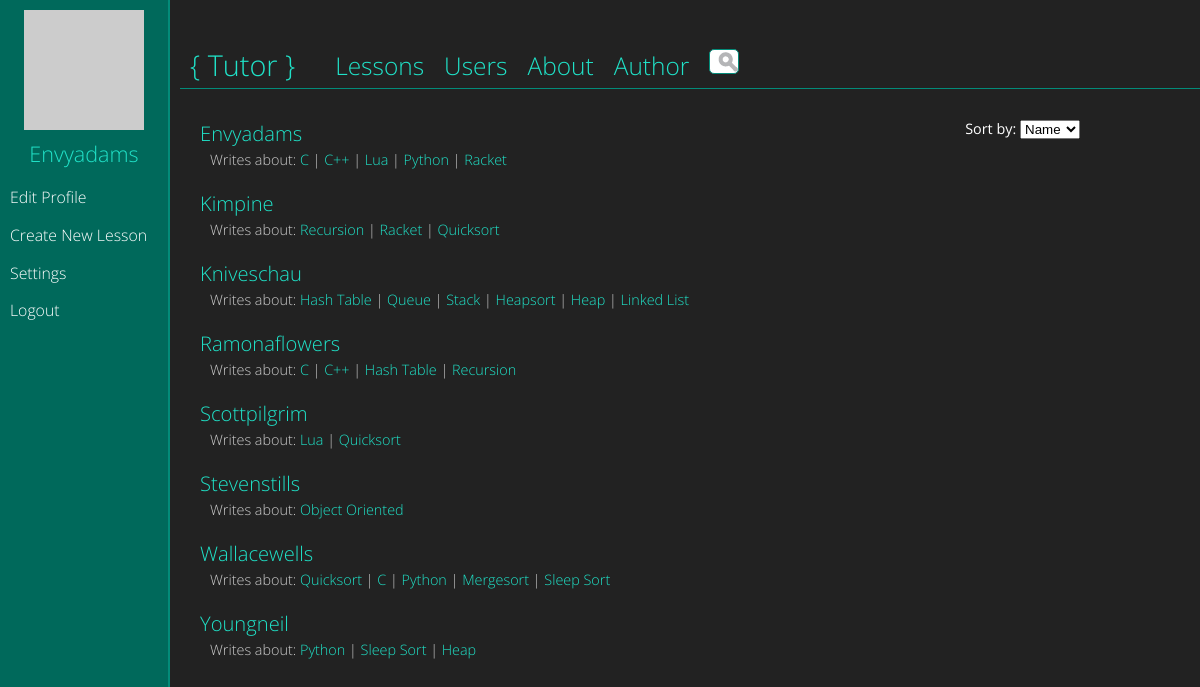
Before: /controller.php?action=displayusers&sort=name (signed in) with the older database file.
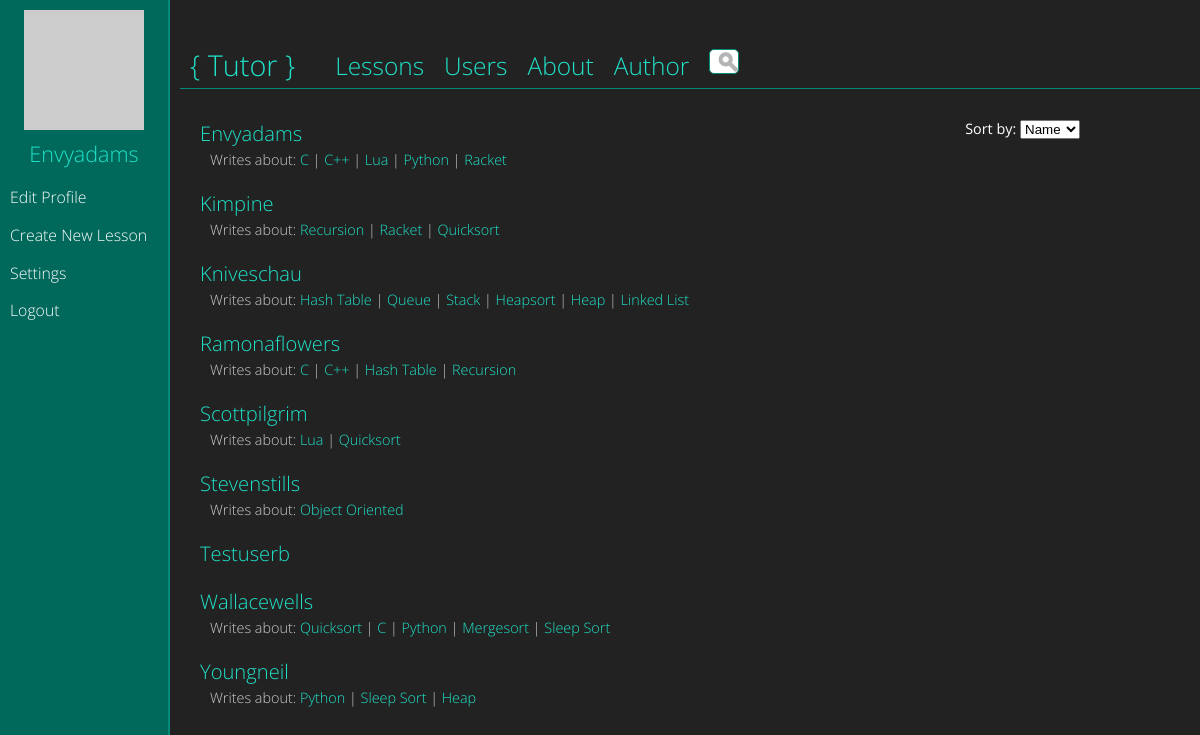
After: the same page with the newer database file.
### tables this page shows
CREATE TABLE IF NOT EXISTS `users` (
  `email` varchar(45) NOT NULL,
  `name` varchar(45) NOT NULL,
  `password` varchar(72) NOT NULL,
  `description` longtext NOT NULL,
  `twitter` varchar(45) NOT NULL,
  `facebook` varchar(45) NOT NULL,
  `flickr` varchar(45) NOT NULL,
  `userType` varchar(45) NOT NULL DEFAULT 'learner',
  PRIMARY KEY (`name`)
);

### displayUsers.php (the view, shortened to what this page needs)
<?php
function displayUsers($connection, $sort) {
	$query  = "SELECT name FROM users WHERE userType = 'contributor'";
	$result = mysqli_query($connection, $query);
	$users = [];
	if ($result) {
		$users = mysqli_fetch_all($result, MYSQLI_ASSOC);
	} else {
		$data = array('action' => 'error', 'ermessage' => "Sorry, we were unable to access our database.");
		$url = 'controller.php' . "?" . http_build_query($data);
		header('Location: ' . $url);
		exit();
	}
	sort($users);
	?>
	<article id="userlist">
		<form action="controller.php" method="GET">
			<label for="sort">Sort by:</label>
			<select name="sort" onchange="this.form.submit()">
				<option value="name" <?php if ($sort == 'name') echo 'selected'; ?> >Name</option>
			</select>
		</form>
	<?php
	switch ($sort) {
		case "name":
			echo '<ul id="nameSort">';
			foreach ($users as $user) { ?>
				<li>
					<a href="controller.php?action=user&name=<?php echo $user["name"]; ?>" class="userName"><?php echo ucwords($user["name"]); ?></a>
				<?php
				$topicsQuery = "SELECT DISTINCT post_topics.topicName FROM posts, post_topics WHERE post_topics.postId = posts.id and posts.author = '" . $user['name'] . "'";
				$topicsResult = mysqli_query($connection, $topicsQuery);
				if($topicsResult) {
					$topics = mysqli_fetch_all($topicsResult, MYSQLI_ASSOC);
				}
				if (count($topics) > 0) {
					echo "<p>Writes about: ";
				foreach($topics as $key=>$value) {
						echo "<a href='controller.php?action=displaylessons&topic=" . urlencode($value['topicName']) . "' class='userTopics'>";
						echo ucwords($value['topicName']);
						echo "</a>";
						if ($key < count($topics) - 1) {
							echo " | ";
						}
					}
				echo "</p>";
				}
				?>
				</li>
				<?php
			}
			break;
				?>
				<?php
	}
	echo '</ul>';
	echo '</article>';
}
?>

Changed rows visible on the page:
added users: name "Testuserb"
